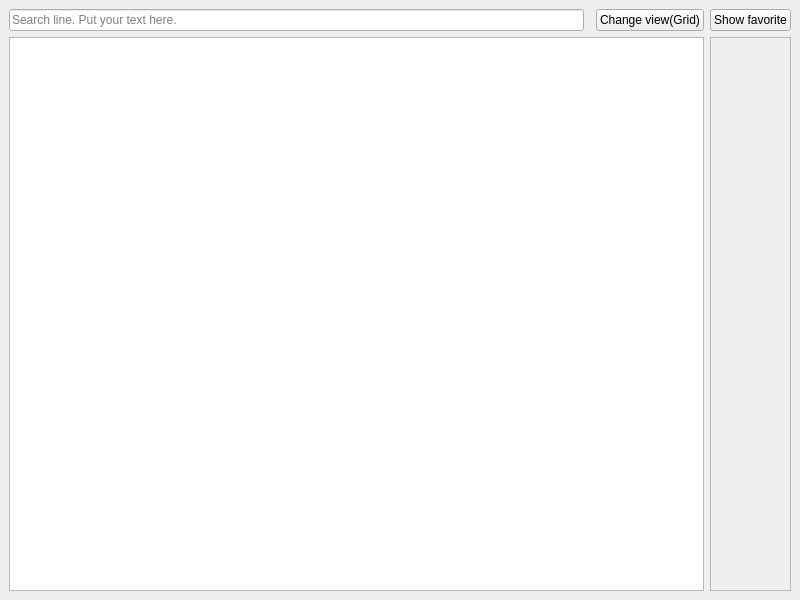
<?xml version="1.0" encoding="UTF-8"?>
<ui version="4.0">
 <class>MainWindow</class>
 <widget class="QMainWindow" name="MainWindow">
  <property name="geometry">
   <rect>
    <x>0</x>
    <y>0</y>
    <width>800</width>
    <height>600</height>
   </rect>
  </property>
  <property name="windowTitle">
   <string>Contact List Viewer</string>
  </property>
  <property name="styleSheet">
   <string notr="true"/>
  </property>
  <widget class="QWidget" name="centralwidget">
   <property name="sizePolicy">
    <sizepolicy hsizetype="Preferred" vsizetype="Preferred">
     <horstretch>0</horstretch>
     <verstretch>0</verstretch>
    </sizepolicy>
   </property>
   <layout class="QGridLayout" name="gridLayout">
    <item row="0" column="0">
     <widget class="QLineEdit" name="searchLine">
      <property name="placeholderText">
       <string>Search line. Put your text here.</string>
      </property>
     </widget>
    </item>
    <item row="0" column="2">
     <widget class="QPushButton" name="changeView">
      <property name="text">
       <string>Change view(Grid)</string>
      </property>
     </widget>
    </item>
    <item row="0" column="3">
     <widget class="QPushButton" name="showFavorite">
      <property name="text">
       <string>Show favorite</string>
      </property>
     </widget>
    </item>
    <item row="2" column="3">
     <widget class="QScrollArea" name="alphabeticalJumpScrollArea">
      <property name="sizePolicy">
       <sizepolicy hsizetype="Minimum" vsizetype="Expanding">
        <horstretch>0</horstretch>
        <verstretch>0</verstretch>
       </sizepolicy>
      </property>
      <property name="widgetResizable">
       <bool>true</bool>
      </property>
      <widget class="QWidget" name="alphabeticalJumpScrollAreaContents">
       <property name="geometry">
        <rect>
         <x>0</x>
         <y>0</y>
         <width>73</width>
         <height>551</height>
        </rect>
       </property>
      </widget>
     </widget>
    </item>
    <item row="2" column="0" colspan="3">
     <widget class="QListView" name="ContactListView">
      <property name="editTriggers">
       <set>QAbstractItemView::NoEditTriggers</set>
      </property>
     </widget>
    </item>
   </layout>
  </widget>
 </widget>
 <resources/>
 <connections/>
</ui>
